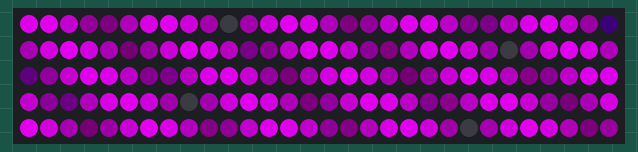
Simulated run of this sketch. Board: Arduino Uno, built with avr-gcc and run on an emulated ATmega328P. Parts: 150 RGB LEDs in strip order, left to right, continuing on the next row. Colours are those a GRB WS2812 strip shows for the declared byte order.

Above: at 0.04 s.
At 1.92 s:
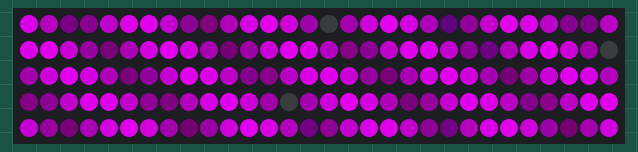
At 6.82 s:
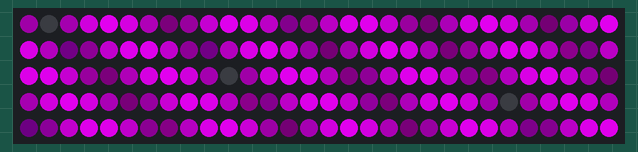
At 14.18 s:
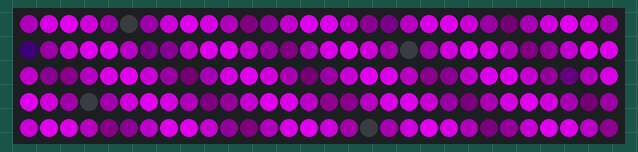

Measured:
- by itself, everything shown: repeats every 14.4 s, in 300 steps

The sketch:

RunningLights.ino
```cpp
#include "FastLED.h"
#define NUM_LEDS 150
CRGB leds[NUM_LEDS];
#define PIN 6

void setup()
{
  FastLED.addLeds<WS2812B, PIN, RGB>(leds, NUM_LEDS).setCorrection( TypicalLEDStrip );
}

// *** REPLACE FROM HERE ***
void loop() {
  RunningLights(0x00,0xc0,0xcb, 10);
}

void RunningLights(byte red, byte green, byte blue, int WaveDelay) {
  int Position=0;

  for(int i=0; i<NUM_LEDS*2; i++)
  {
      Position++; // = 0; //Position + Rate;
      for(int i=0; i<NUM_LEDS; i++) {
        // sine wave, 3 offset waves make a rainbow!
        //float level = sin(i+Position) * 127 + 128;
        //setPixel(i,level,0,0);
        //float level = sin(i+Position) * 127 + 128;
        setPixel(i,((sin(i+Position) * 127 + 128)/255)*red,
                   ((sin(i+Position) * 127 + 128)/255)*green,
                   ((sin(i+Position) * 127 + 128)/255)*blue);
      }

      showStrip();
      delay(WaveDelay);
  }
}
// *** REPLACE TO HERE ***

void showStrip() {
 #ifdef ADAFRUIT_NEOPIXEL_H
   // NeoPixel
   strip.show();
 #endif
 #ifndef ADAFRUIT_NEOPIXEL_H
   // FastLED
   FastLED.show();
 #endif
}

void setPixel(int Pixel, byte red, byte green, byte blue) {
 #ifdef ADAFRUIT_NEOPIXEL_H
   // NeoPixel
   strip.setPixelColor(Pixel, strip.Color(red, green, blue));
 #endif
 #ifndef ADAFRUIT_NEOPIXEL_H
   // FastLED
   leds[Pixel].r = red;
   leds[Pixel].g = green;
   leds[Pixel].b = blue;
 #endif
}

void setAll(byte red, byte green, byte blue) {
  for(int i = 0; i < NUM_LEDS; i++ ) {
    setPixel(i, red, green, blue);
  }
  showStrip();
}
```
